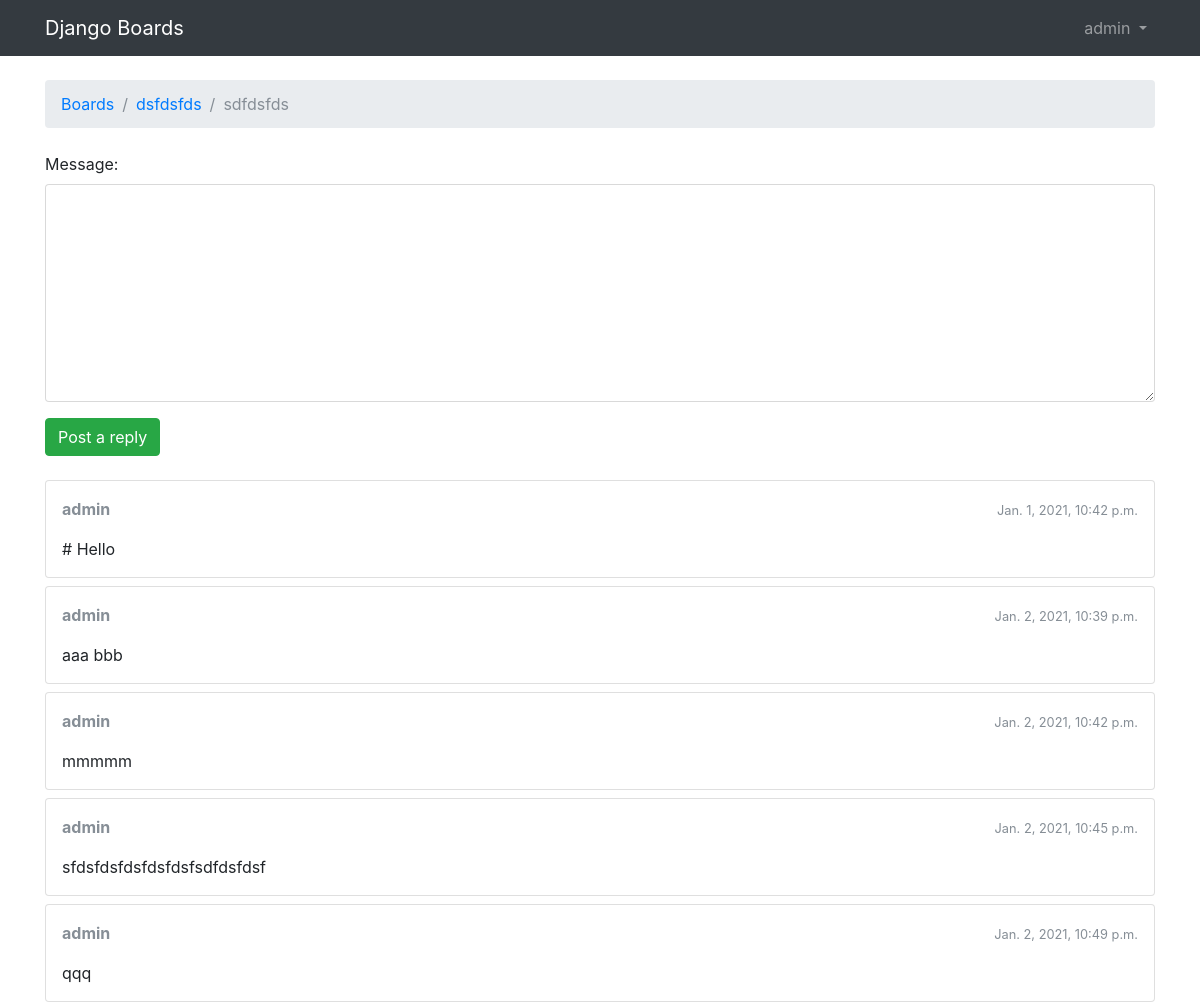
Page /boards/1/topics/1/reply/ (signed in) on the committed database.
### boards/models.py (models this page shows, shortened)
class Topic(models.Model):
    subject = models.CharField(
        max_length=255
        )
    last_updated = models.DateTimeField(
        auto_now_add=True
        )
    board = models.ForeignKey(
        Board,
        related_name='topics',
        on_delete=models.CASCADE
        )
    starter = models.ForeignKey(
        User,
        related_name='topics',
        on_delete=models.CASCADE
        )
    views = models.PositiveIntegerField(
        default=0
        )

class Board(models.Model):
    name = models.CharField(
        max_length=30,
        unique=True
        )
    description = models.CharField(
        max_length=100
        )

class Post(models.Model):
    message = models.TextField(
        max_length=4000
        )
    topic = models.ForeignKey(
        Topic,
        related_name='posts',
        on_delete=models.CASCADE
        )
    created_at = models.DateTimeField(
        auto_now_add=True
        )
    updated_at = models.DateTimeField(
        null=True
        )
    created_by = models.ForeignKey(
        User,
        related_name='posts',
        on_delete=models.CASCADE
        )
    updated_by = models.ForeignKey(
        User,
        null=True,
        related_name='+',           # this wont create a relationship in the parent object
        on_delete=models.CASCADE
        )

### boards/views.py (the view)
# urls.py: path('<int:pk>/topics/<int:topic_pk>/reply/', views.reply_topic, name='reply_topic'),
@login_required
def reply_topic(request, pk, topic_pk):
    topic = get_object_or_404(Topic, board__pk=pk, pk=topic_pk)
    if request.method == 'POST':
        form = PostForm(request.POST)
        if form.is_valid():
            post = form.save(commit=False)
            post.topic = topic
            post.created_by = request.user
            post.save()
            return redirect(reverse(
                'boards:topic_posts',
                kwargs=
                {
                    'pk': pk,
                    'topic_pk': topic_pk
                })
            )
    else:
        form = PostForm()
    context ={
        'topic': topic,
        'form': form
    }
    return render(request, 'boards/reply_topic.html', context)

### boards/forms.py
class PostForm(forms.ModelForm):
    class Meta:
        model = Post
        fields = ['message', ]

### boards/templates/boards/reply_topic.html (shortened to what this page needs)
{% extends 'boards/base.html' %}
{% load static %}
{% block breadcrumb %}
  <li class="breadcrumb-item"><a href="{% url 'boards:home2' %}">Boards</a></li>
  <li class="breadcrumb-item"><a href="{% url 'boards:board_topics' topic.board.pk %}">{{ topic.board.name }}</a></li>
  <li class="breadcrumb-item active">{{ topic.subject }}</li>
{% endblock %}
{% block content %}
  <form method="post" class="mb-4">
    {% include 'boards/includes/form.html' %}
    <button type="submit" class="btn btn-success">Post a reply</button>
  </form>
  {% for post in topic.posts.all %}
    <div class="card mb-2">
      <div class="card-body p-3">
        <div class="row mb-3">
          <div class="col-6">
            <strong class="text-muted">{{ post.created_by.username }}</strong>
          </div>
          <div class="col-6 text-right">
            <small class="text-muted">{{ post.created_at }}</small>
          </div>
        </div>
        {{ post.message }}
      </div>
    </div>
  {% endfor %}
{% endblock %}

### boards/templates/boards/base.html (shortened to what this page needs)
<!DOCTYPE html>
{% load static %}
<html lang="en">
  <head>
    <link rel="stylesheet" href="{% static 'boards/css/bootstrap.min.css' %}">
    <link rel="stylesheet" href="{% static 'boards/css/app.css' %}">
  </head>
  <body>
    {% block body %}
        <nav class="navbar navbar-expand-sm navbar-dark bg-dark">
            <div class="container">
                <a class="navbar-brand" href="{% url 'boards:home2' %}">Django Boards</a>
                <div class="collapse navbar-collapse" id="mainMenu">
                  {% if user.is_authenticated %}
                    <ul class="navbar-nav ml-auto">
                        <li class="nav-item dropdown">
                          <a class="nav-link dropdown-toggle" href="#" id="userMenu" data-toggle="dropdown" aria-haspopup="true" aria-expanded="false">
                              {{ user.username }}
                            </a>
                        </li>
                    </ul>
                  {% else %}
                    <form class="form-inline ml-auto">
                      <a href="{% url 'login' %}" class="btn btn-outline-secondary">Log in</a>
                      <a href="{% url 'accounts:signup' %}" class="btn btn-primary ml-2">Sign up</a>
                    </form>
                  {% endif %}
                </div>
            </div>
        </nav>
        <div class="container">
          <ol class="breadcrumb my-4">
            {% block breadcrumb %}
            {% endblock %}
          </ol>
          {% block content %}
          {% endblock %}
        </div>
    {% endblock body %}
  </body>
</html>

### boards/static/boards/css/app.css (style rules this page uses)
html, body { height: 100%; }

### rows in the picture
Topic: board.name "dsfdsfds", subject "sdfdsfds"
Post: created_by.username "admin", created_at "Jan. 1, 2021, 10:42 p.m.", message "# Hello"
Post: created_by.username "admin", created_at "Jan. 2, 2021, 10:39 p.m.", message "aaa bbb"
Post: created_by.username "admin", created_at "Jan. 2, 2021, 10:42 p.m.", message "mmmmm"
Post: created_by.username "admin", created_at "Jan. 2, 2021, 10:45 p.m.", message "sfdsfdsfdsfdsfdsfsdfdsfdsf"
Post: created_by.username "admin", created_at "Jan. 2, 2021, 10:49 p.m.", message "qqq"

### other values in the picture
{{ user.username }} "admin"
{{ field.label_tag }} "Message:"
